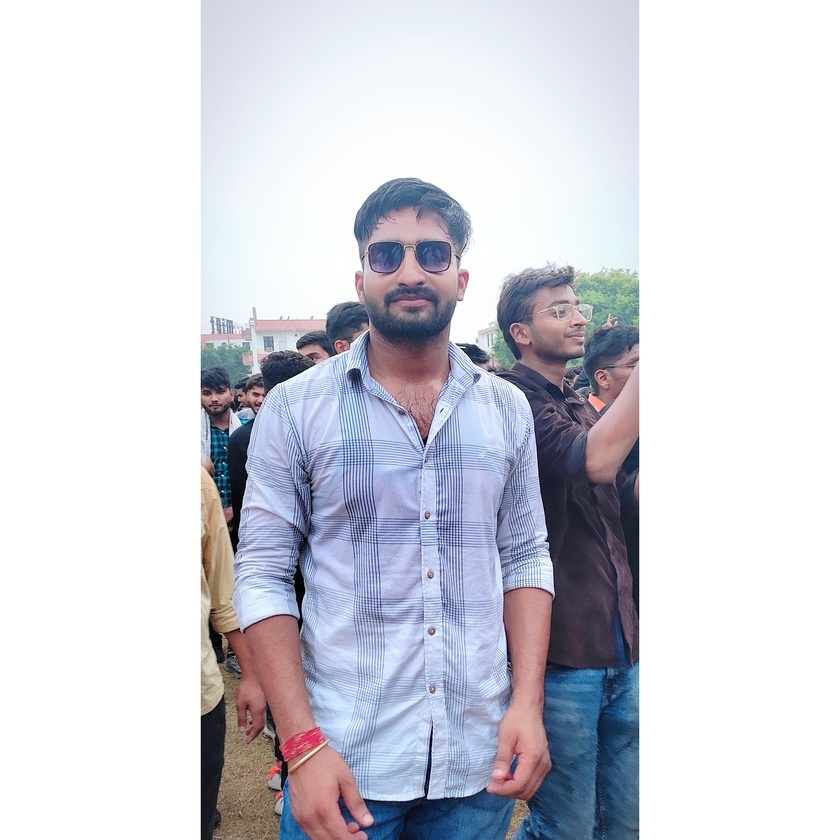
#> input picture codealpha/Photoeditor/photo/me.jpg, 840 x 840 px, shrunk from 3582 x 3582 before the run, found by its file name; its folder holds only this picture in this run
$ python main.py
#> lines starting #> are read from the running program, lines starting #| are printed output that depends on the picture

from PIL import Image, ImageEnhance, ImageFilter
import os
from pathlib import Path

# Define input and output directories
path = Path("D:/codealpha/Photoeditor/photo/")
pathOut = Path("D:/codealpha/Photoeditor/editedphoto/")

# Ensure the output directory exists
pathOut.mkdir(parents=True, exist_ok=True)

# Iterate over all files in the input directory
for filename in os.listdir(path):
    file_path = path / filename  # Full path to the image file

    if file_path.is_file() and file_path.suffix.lower() in {".png", ".jpg", ".jpeg"}:  # Check for valid image files
        img = Image.open(file_path)
#> img is the input picture: PIL image 840x840 RGB; mean R, G, B 209.5, 210.4, 218.8

        # Apply edits: sharpening, black & white conversion, and rotation
        edit = img.filter(ImageFilter.SHARPEN).convert('L').rotate(-90)
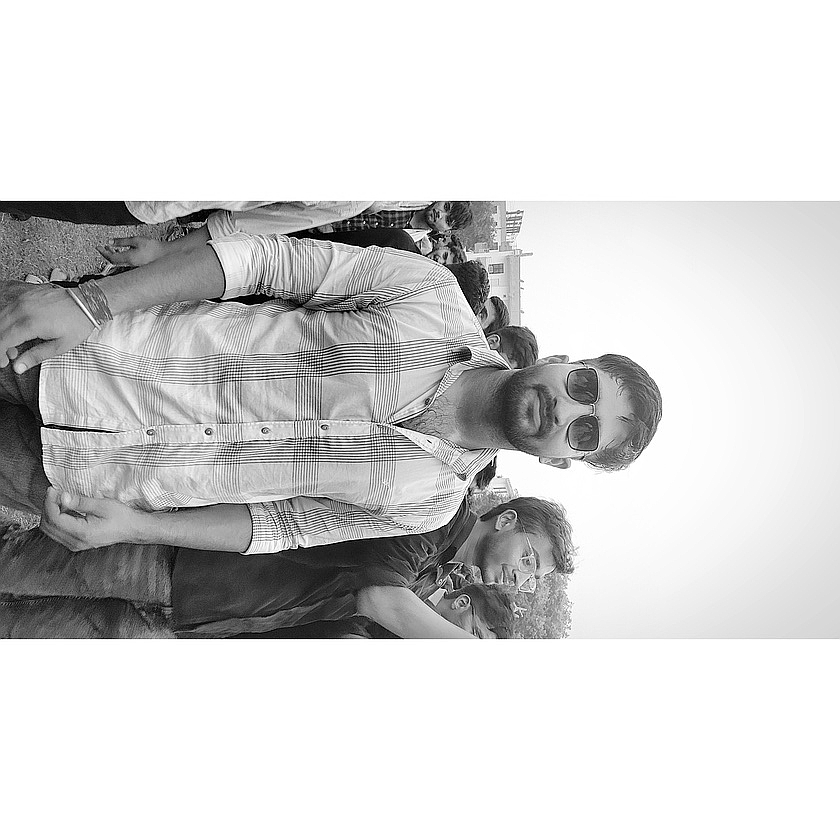
#> edit: PIL image 840x840 L; min 0, max 255, mean 210.9

        # Enhance contrast
        factor = 1.5
        enhancer = ImageEnhance.Contrast(edit)
        edit = enhancer.enhance(factor)
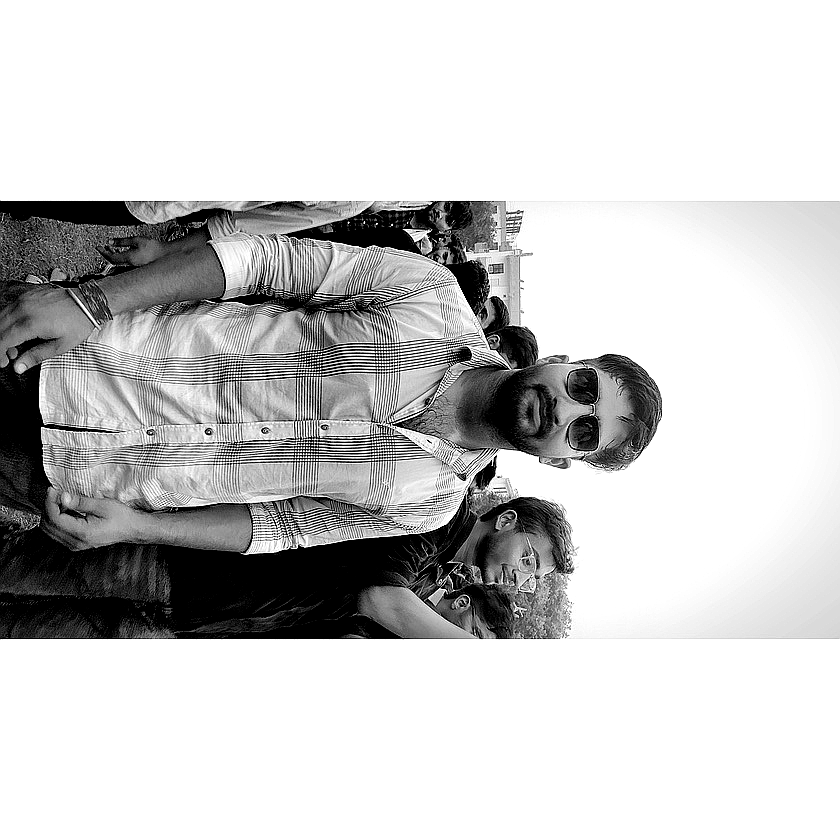
#> edit: PIL image 840x840 L; min 0, max 255, mean 201.8

        # Save the edited image
        clean_name = file_path.stem  # Get the file name without extension
        output_path = pathOut / f"{clean_name}_edited.jpg"
        edit.save(output_path)

        print(f"Processed and saved: {output_path}")
